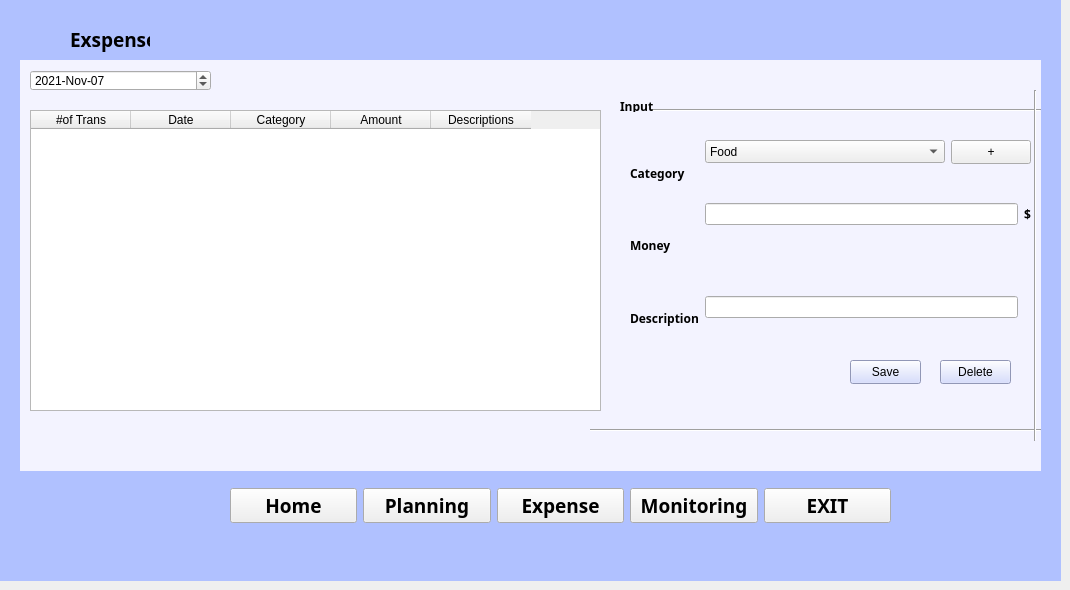
    <widget class="QWidget" name="expensepage">
     <widget class="QLabel" name="expense_lable">
      <property name="geometry">
       <rect>
        <x>0</x>
        <y>0</y>
        <width>1061</width>
        <height>581</height>
       </rect>
      </property>
      <property name="styleSheet">
       <string notr="true">background-color:rgb(176, 193, 255)</string>
      </property>
      <property name="text">
       <string/>
      </property>
     </widget>
     <widget class="QLabel" name="expense_lable_3">
      <property name="geometry">
       <rect>
        <x>20</x>
        <y>60</y>
        <width>1021</width>
        <height>411</height>
       </rect>
      </property>
      <property name="styleSheet">
       <string notr="true">background-color: rgb(243, 243, 255)</string>
      </property>
      <property name="text">
       <string/>
      </property>
     </widget>
     <widget class="QDateEdit" name="expense_dateEdit">
      <property name="geometry">
       <rect>
        <x>30</x>
        <y>70</y>
        <width>181</width>
        <height>21</height>
       </rect>
      </property>
      <property name="locale">
       <locale language="English" country="UnitedStates"/>
      </property>
      <property name="dateTime">
       <datetime>
        <hour>0</hour>
        <minute>0</minute>
        <second>0</second>
        <year>2021</year>
        <month>11</month>
        <day>7</day>
       </datetime>
      </property>
      <property name="minimumDate">
       <date>
        <year>1753</year>
        <month>9</month>
        <day>14</day>
       </date>
      </property>
      <property name="currentSection">
       <enum>QDateTimeEdit::YearSection</enum>
      </property>
      <property name="displayFormat">
       <string>yyyy-MMM-dd</string>
      </property>
     </widget>
     <widget class="QTableWidget" name="ExpenseWidget">
      <property name="geometry">
       <rect>
        <x>30</x>
        <y>110</y>
        <width>571</width>
        <height>301</height>
       </rect>
      </property>
      <column>
       <property name="text">
        <string>#of Trans</string>
       </property>
      </column>
      <column>
       <property name="text">
        <string>Date</string>
       </property>
      </column>
      <column>
       <property name="text">
        <string>Category</string>
       </property>
      </column>
      <column>
       <property name="text">
        <string>Amount</string>
       </property>
      </column>
      <column>
       <property name="text">
        <string>Descriptions</string>
       </property>
      </column>
     </widget>
     <widget class="QWidget" name="layoutWidget_3">
      <property name="geometry">
       <rect>
        <x>630</x>
        <y>140</y>
        <width>401</width>
        <height>211</height>
       </rect>
      </property>
      <layout class="QHBoxLayout" name="expense_horizontalLayout_3">
       <item>
        <layout class="QVBoxLayout" name="expense_verticalLayout">
         <item>
          <widget class="QLabel" name="expense_category">
           <property name="font">
            <font>
             <family>Agency FB</family>
             <weight>75</weight>
             <bold>true</bold>
            </font>
           </property>
           <property name="text">
            <string>Category</string>
           </property>
          </widget>
         </item>
         <item>
          <widget class="QLabel" name="money_4">
           <property name="font">
            <font>
             <family>Agency FB</family>
             <weight>75</weight>
             <bold>true</bold>
            </font>
           </property>
           <property name="text">
            <string>Money</string>
           </property>
          </widget>
         </item>
         <item>
          <widget class="QLabel" name="expense_description">
           <property name="font">
            <font>
             <family>Agency FB</family>
             <weight>75</weight>
             <bold>true</bold>
            </font>
           </property>
           <property name="text">
            <string>Description</string>
           </property>
          </widget>
         </item>
        </layout>
       </item>
       <item>
        <layout class="QVBoxLayout" name="expense_verticalLayout_2">
         <item>
          <layout class="QHBoxLayout" name="expense_horizontalLayout_4">
           <item>
            <layout class="QVBoxLayout" name="expense_verticalLayout_3">
             <item>
              <layout class="QHBoxLayout" name="expense_horizontalLayout_5">
               <item>
                <widget class="QComboBox" name="expense_CategoryBox">
                 <property name="maximumSize">
                  <size>
                   <width>258</width>
                   <height>23</height>
                  </size>
                 </property>
                 <item>
                  <property name="text">
                   <string>Food</string>
                  </property>
                 </item>
                 <item>
                  <property name="text">
                   <string>Education</string>
                  </property>
                 </item>
                 <item>
                  <property name="text">
                   <string>Transportation</string>
                  </property>
                 </item>
                 <item>
                  <property name="text">
                   <string>Clothes</string>
                  </property>
                 </item>
                 <item>
                  <property name="text">
                   <string>Entertainment</string>
                  </property>
                 </item>
                 <item>
                  <property name="text">
                   <string>Communication fee</string>
                  </property>
                 </item>
                </widget>
               </item>
               <item>
                <widget class="QPushButton" name="expense_plus_btn">
                 <property name="minimumSize">
                  <size>
                   <width>80</width>
                   <height>24</height>
                  </size>
                 </property>
                 <property name="maximumSize">
                  <size>
                   <width>80</width>
                   <height>24</height>
                  </size>
                 </property>
                 <property name="text">
                  <string>+</string>
                 </property>
                </widget>
               </item>
              </layout>
             </item>
            </layout>
           </item>
          </layout>
         </item>
         <item>
          <layout class="QHBoxLayout" name="expense_horizontalLayout_6">
           <item>
            <widget class="QLineEdit" name="expense_line_money"/>
           </item>
           <item>
            <widget class="QLabel" name="expense_label">
             <property name="font">
              <font>
               <family>Agency FB</family>
               <weight>75</weight>
               <bold>true</bold>
              </font>
             </property>
             <property name="text">
              <string>$</string>
             </property>
            </widget>
           </item>
          </layout>
         </item>
         <item>
          <layout class="QHBoxLayout" name="expense_horizontalLayout_7">
           <item>
            <widget class="QLineEdit" name="expense_line_descript"/>
           </item>
           <item>
            <widget class="QLabel" name="expense_label_2">
             <property name="text">
              <string/>
             </property>
            </widget>
           </item>
          </layout>
         </item>
        </layout>
       </item>
      </layout>
     </widget>
     <widget class="Line" name="expense_line">
      <property name="geometry">
       <rect>
        <x>590</x>
        <y>420</y>
        <width>451</width>
        <height>20</height>
       </rect>
      </property>
      <property name="orientation">
       <enum>Qt::Horizontal</enum>
      </property>
     </widget>
     <widget class="Line" name="expense_line_2">
      <property name="geometry">
       <rect>
        <x>650</x>
        <y>100</y>
        <width>391</width>
        <height>20</height>
       </rect>
      </property>
      <property name="orientation">
       <enum>Qt::Horizontal</enum>
      </property>
     </widget>
     <widget class="QLabel" name="expense_lable_2">
      <property name="geometry">
       <rect>
        <x>620</x>
        <y>100</y>
        <width>54</width>
        <height>12</height>
       </rect>
      </property>
      <property name="font">
       <font>
        <family>Agency FB</family>
        <weight>75</weight>
        <bold>true</bold>
       </font>
      </property>
      <property name="text">
       <string>Input</string>
      </property>
     </widget>
     <widget class="QPushButton" name="expense_Save_btn">
      <property name="geometry">
       <rect>
        <x>850</x>
        <y>360</y>
        <width>71</width>
        <height>24</height>
       </rect>
      </property>
      <property name="autoFillBackground">
       <bool>false</bool>
      </property>
      <property name="styleSheet">
       <string notr="true">background-color:rgb(203, 211, 255);
color:rgb(0,0,0);
</string>
      </property>
      <property name="text">
       <string>Save</string>
      </property>
     </widget>
     <widget class="QPushButton" name="expense_delete_btn">
      <property name="geometry">
       <rect>
        <x>940</x>
        <y>360</y>
        <width>71</width>
        <height>24</height>
       </rect>
      </property>
      <property name="autoFillBackground">
       <bool>false</bool>
      </property>
      <property name="styleSheet">
       <string notr="true">background-color:rgb(203, 211, 255);
color:rgb(0,0,0);</string>
      </property>
      <property name="text">
       <string>Delete</string>
      </property>
     </widget>
     <widget class="Line" name="expense_line_3">
      <property name="geometry">
       <rect>
        <x>1010</x>
        <y>90</y>
        <width>51</width>
        <height>351</height>
       </rect>
      </property>
      <property name="orientation">
       <enum>Qt::Vertical</enum>
      </property>
     </widget>
     <widget class="QWidget" name="horizontalLayoutWidget_4">
      <property name="geometry">
       <rect>
        <x>230</x>
        <y>450</y>
        <width>661</width>
        <height>111</height>
       </rect>
      </property>
      <layout class="QHBoxLayout" name="expense_horizontalLayout">
       <item>
        <widget class="QPushButton" name="Expense_home_btn">
         <property name="font">
          <font>
           <family>Agency FB</family>
           <pointsize>14</pointsize>
           <weight>75</weight>
           <bold>true</bold>
          </font>
         </property>
         <property name="styleSheet">
          <string notr="true"/>
         </property>
         <property name="text">
          <string>Home</string>
         </property>
        </widget>
       </item>
       <item>
        <widget class="QPushButton" name="Expense_planning_btn">
         <property name="font">
          <font>
           <family>Agency FB</family>
           <pointsize>14</pointsize>
           <weight>75</weight>
           <bold>true</bold>
          </font>
         </property>
         <property name="styleSheet">
          <string notr="true"/>
         </property>
         <property name="text">
          <string>Planning</string>
         </property>
        </widget>
       </item>
       <item>
        <widget class="QPushButton" name="Expense_planning_btn_2">
         <property name="font">
          <font>
           <family>Agency FB</family>
           <pointsize>14</pointsize>
           <weight>75</weight>
           <bold>true</bold>
          </font>
         </property>
         <property name="styleSheet">
          <string notr="true"/>
         </property>
         <property name="text">
          <string>Expense</string>
         </property>
        </widget>
       </item>
       <item>
        <widget class="QPushButton" name="expense_monit_btn">
         <property name="font">
          <font>
           <family>Agency FB</family>
           <pointsize>14</pointsize>
           <weight>75</weight>
           <bold>true</bold>
          </font>
         </property>
         <property name="styleSheet">
          <string notr="true"/>
         </property>
         <property name="text">
          <string>Monitoring</string>
         </property>
        </widget>
       </item>
       <item>
        <widget class="QPushButton" name="exepense_exit_btn">
         <property name="font">
          <font>
           <family>Agency FB</family>
           <pointsize>14</pointsize>
           <weight>75</weight>
           <bold>true</bold>
          </font>
         </property>
         <property name="styleSheet">
          <string notr="true"/>
         </property>
         <property name="text">
          <string>EXIT</string>
         </property>
        </widget>
       </item>
      </layout>
     </widget>
     <widget class="QLabel" name="expense_name">
      <property name="geometry">
       <rect>
        <x>70</x>
        <y>20</y>
        <width>80</width>
        <height>39</height>
       </rect>
      </property>
      <property name="font">
       <font>
        <family>Agency FB</family>
        <pointsize>14</pointsize>
        <weight>75</weight>
        <bold>true</bold>
       </font>
      </property>
      <property name="text">
       <string>Exspense  </string>
      </property>
     </widget>
     <widget class="QLabel" name="expense_lable_4">
      <property name="geometry">
       <rect>
        <x>20</x>
        <y>20</y>
        <width>51</width>
        <height>39</height>
       </rect>
      </property>
      <property name="styleSheet">
       <string notr="true">background-image:url(:/resourcefile/expense.png);
</string>
      </property>
      <property name="text">
       <string/>
      </property>
     </widget>
     <zorder>expense_lable</zorder>
     <zorder>expense_lable_3</zorder>
     <zorder>expense_dateEdit</zorder>
     <zorder>ExpenseWidget</zorder>
     <zorder>layoutWidget_3</zorder>
     <zorder>expense_line</zorder>
     <zorder>expense_line_2</zorder>
     <zorder>expense_lable_2</zorder>
     <zorder>expense_line_3</zorder>
     <zorder>horizontalLayoutWidget_4</zorder>
     <zorder>expense_Save_btn</zorder>
     <zorder>expense_delete_btn</zorder>
     <zorder>expense_name</zorder>
     <zorder>expense_lable_4</zorder>
    </widget>
